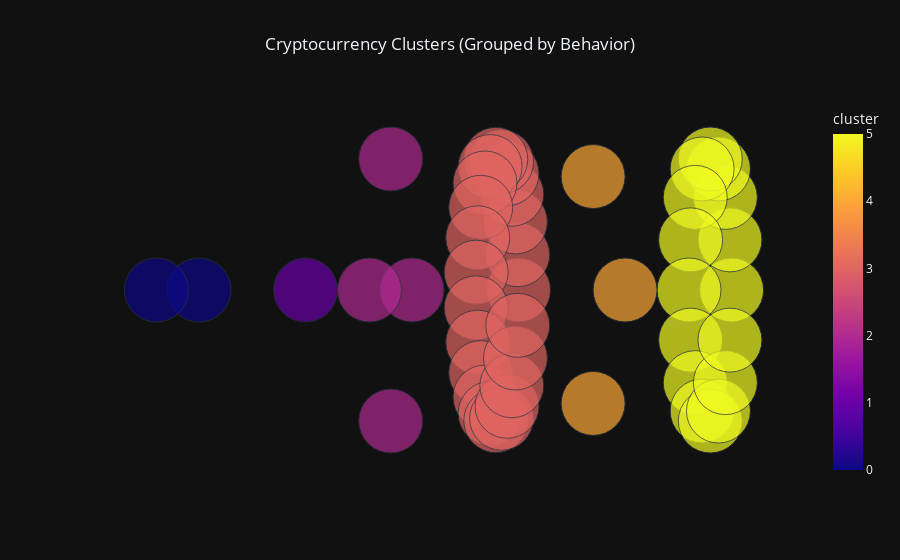

Notebook code cell kept with this figure:
### Code cell
import plotly.express as px
import numpy as np

# Assign dummy x and y positions within each cluster
clustered_df['x'] = 0
clustered_df['y'] = 0

# Offset positions by cluster (to keep them visually grouped)
offset = 5
for cid in clustered_df['cluster'].unique():
    idx = clustered_df['cluster'] == cid
    n = idx.sum()
    angle = np.linspace(0, 2 * np.pi, n, endpoint=False)
    clustered_df.loc[idx, 'x'] = np.cos(angle) + cid * offset
    clustered_df.loc[idx, 'y'] = np.sin(angle)

# Fixed bubble size
clustered_df['bubble_size'] = 10

# Interactive plot
fig = px.scatter(
    clustered_df,
    x='x',
    y='y',
    color='cluster',
    hover_name='symbol',
    size='bubble_size',
    size_max=8,
    title='Cryptocurrency Clusters (Grouped by Behavior)',
)

fig.update_traces(marker=dict(sizemode='diameter'), selector=dict(mode='markers'))
fig.update_layout(
    showlegend=True,
    xaxis=dict(visible=False),
    yaxis=dict(visible=False),
    template='plotly_dark',
    title_x=0.5,
)

fig.show()

### Figure 1 — Plotly figure (JSON) as saved in the notebook; plotly's stock layout.template omitted (floating-point values rounded to 4 significant figures)
{"data": [{"hovertemplate": "<b>%{hovertext}</b><br><br>x=%{x}<br>y=%{y}<br>bubble_size=%{marker.size}<br>cluster=%{marker.color}<extra></extra>", "hovertext": ["ADA", "AE", "ARDR", "ARK", "BAT", "BCD", "BCH", "BNB", "BTC", "BTG", "DASH", "EOS", "ETC", "ETH", "GNT", "HC", "ICX", "IOST", "KCS", "KMD", "LSK", "LTC", "MIOTA", "MKR", "NANO", "NEO", "OMG", "ONT", "PPT", "QTUM", "RHOC", "SNT", "STEEM", "STRAT", "TRX", "USDT", "VERI", "VET", "WAN", "WAVES", "WTC", "XEM", "XLM", "XMR", "XRP", "XTZ", "ZEC", "ZIL", "ZRX"], "legendgroup": "", "marker": {"color": [5, 3, 3, 3, 3, 3, 2, 5, 5, 2, 5, 5, 5, 5, 3, 3, 3, 3, 0, 3, 3, 5, 5, 5, 3, 5, 5, 5, 3, 5, 2, 3, 3, 3, 5, 1, 3, 3, 3, 3, 3, 4, 4, 5, 4, 0, 2, 3, 3], "coloraxis": "coloraxis", "size": [10, 10, 10, 10, 10, 10, 10, 10, 10, 10, 10, 10, 10, 10, 10, 10, 10, 10, 10, 10, 10, 10, 10, 10, 10, 10, 10, 10, 10, 10, 10, 10, 10, 10, 10, 10, 10, 10, 10, 10, 10, 10, 10, 10, 10, 10, 10, 10, 10], "sizemode": "diameter", "sizeref": 0.1562, "symbol": "circle"}, "mode": "markers", "name": "", "orientation": "v", "showlegend": false, "type": "scatter", "x": [26, 16, 15.96, 15.85, 15.68, 15.46, 11, 25.92, 25.71, 10, 25.38, 25, 24.62, 24.29, 15.2, 14.93, 14.67, 14.42, 1, 14.22, 14.08, 24.08, 24, 24.08, 14.01, 24.29, 24.62, 25, 14.01, 25.38, 9, 14.08, 14.22, 14.42, 25.71, 6, 14.67, 14.93, 15.2, 15.46, 15.68, 21, 19.5, 25.92, 19.5, -1, 10, 15.85, 15.96], "xaxis": "x", "y": [0, 0, 0.2698, 0.5196, 0.7308, 0.8879, 0, 0.3827, 0.7071, 1, 0.9239, 1, 0.9239, 0.7071, 0.9791, 0.9977, 0.9423, 0.817, 0, 0.6311, 0.3984, 0.3827, 1.225e-16, -0.3827, 0.1362, -0.7071, -0.9239, -1, -0.1362, -0.9239, 1.225e-16, -0.3984, -0.6311, -0.817, -0.7071, 0, -0.9423, -0.9977, -0.9791, -0.8879, -0.7308, 0, 0.866, -0.3827, -0.866, 1.225e-16, -1, -0.5196, -0.2698], "yaxis": "y"}], "layout": {"coloraxis": {"colorbar": {"title": {"text": "cluster"}}, "colorscale": [[0, "#0d0887"], [0.1111, "#46039f"], [0.2222, "#7201a8"], [0.3333, "#9c179e"], [0.4444, "#bd3786"], [0.5556, "#d8576b"], [0.6667, "#ed7953"], [0.7778, "#fb9f3a"], [0.8889, "#fdca26"], [1, "#f0f921"]]}, "legend": {"itemsizing": "constant", "tracegroupgap": 0}, "showlegend": true, "title": {"text": "Cryptocurrency Clusters (Grouped by Behavior)", "x": 0.5}, "xaxis": {"anchor": "y", "domain": [0, 1], "title": {"text": "x"}, "visible": false}, "yaxis": {"anchor": "x", "domain": [0, 1], "title": {"text": "y"}, "visible": false}}}
